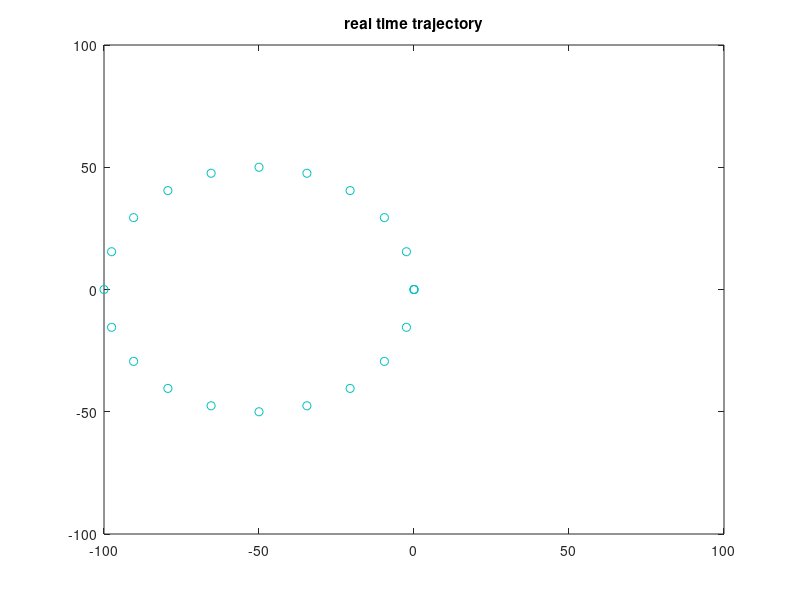

The MATLAB script that drew this image: (Note: this script raises an error after producing the figure.)
%Generating controller tuning trajectory
clc
close all
clear all
para=0:0.05:(2*pi);
r=50;
targetposition=zeros([1,2]);
beta=10;
for i=0:0.5:beta
    ab=i/beta*(2*pi);
    targetposition(end+1,1:2)=[50*cos(ab)-50 50*sin(ab)];
end
figure(3)
plot(targetposition(:,1),targetposition(:,2),'o','Color',[0 0.75 0.75]);
title('real time trajectory')
axis([-100 100 -100 100])
save("target_position");
pubtargetposition=[targetposition(:,1)*0.01,targetposition(:,2)*0.01];
writematrix(pubtargetposition,'Circle_trajectory.txt','Delimiter',' ')




